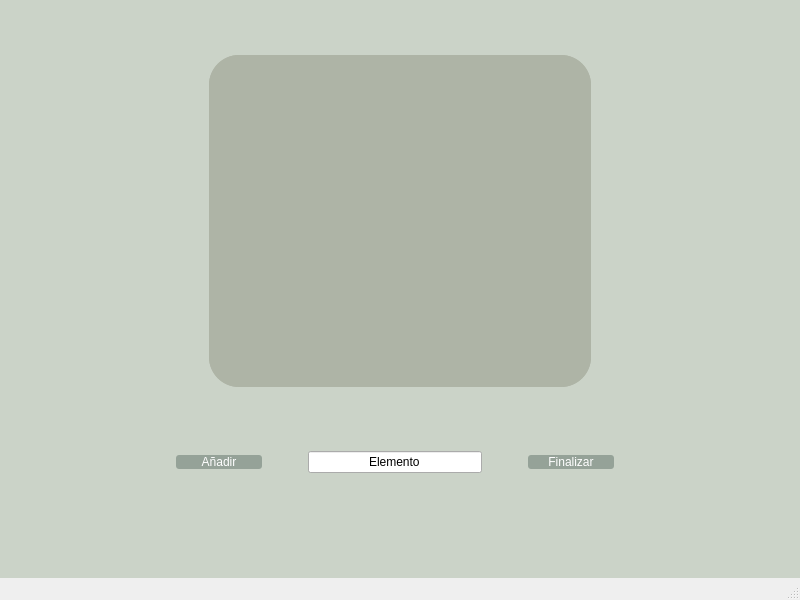
<?xml version="1.0" encoding="UTF-8"?>
<ui version="4.0">
 <class>conjuntoWindow</class>
 <widget class="QMainWindow" name="conjuntoWindow">
  <property name="geometry">
   <rect>
    <x>0</x>
    <y>0</y>
    <width>800</width>
    <height>600</height>
   </rect>
  </property>
  <property name="windowTitle">
   <string>MainWindow</string>
  </property>
  <property name="styleSheet">
   <string notr="true">#centralwidget{background: #CBD3C8;}

QPushButton{
	background-color: #95A298;
	color: white;
	font: 700 9pt &quot;Microsoft YaHei UI&quot;;
	border-width: 0px;
	border-radius: 3px;
}

QPushButton:hover{
	background-color: #758278;
}


QScrollArea{
	border-radius: 30px;
	background-color: #AEB4A6;
}

QAbstractScrollArea #scrollAreaWidgetContents{
	border-radius: 30px;
	background-color: #AEB4A6;
}

QLineEdit{
	color: black;
		font: 700 9pt &quot;Microsoft YaHei UI&quot;;
}</string>
  </property>
  <widget class="QWidget" name="centralwidget">
   <layout class="QVBoxLayout" name="verticalLayout">
    <item>
     <spacer name="verticalSpacer_3">
      <property name="orientation">
       <enum>Qt::Vertical</enum>
      </property>
      <property name="sizeType">
       <enum>QSizePolicy::Fixed</enum>
      </property>
      <property name="sizeHint" stdset="0">
       <size>
        <width>20</width>
        <height>46</height>
       </size>
      </property>
     </spacer>
    </item>
    <item>
     <layout class="QHBoxLayout" name="horizontalLayout_3">
      <property name="leftMargin">
       <number>0</number>
      </property>
      <property name="topMargin">
       <number>0</number>
      </property>
      <property name="rightMargin">
       <number>0</number>
      </property>
      <item>
       <spacer name="horizontalSpacer">
        <property name="orientation">
         <enum>Qt::Horizontal</enum>
        </property>
        <property name="sizeType">
         <enum>QSizePolicy::Fixed</enum>
        </property>
        <property name="sizeHint" stdset="0">
         <size>
          <width>200</width>
          <height>20</height>
         </size>
        </property>
       </spacer>
      </item>
      <item>
       <widget class="QScrollArea" name="scrollArea">
        <property name="widgetResizable">
         <bool>true</bool>
        </property>
        <widget class="QWidget" name="scrollAreaWidgetContents">
         <property name="geometry">
          <rect>
           <x>0</x>
           <y>0</y>
           <width>362</width>
           <height>274</height>
          </rect>
         </property>
        </widget>
       </widget>
      </item>
      <item>
       <spacer name="horizontalSpacer_2">
        <property name="orientation">
         <enum>Qt::Horizontal</enum>
        </property>
        <property name="sizeType">
         <enum>QSizePolicy::Fixed</enum>
        </property>
        <property name="sizeHint" stdset="0">
         <size>
          <width>200</width>
          <height>20</height>
         </size>
        </property>
       </spacer>
      </item>
     </layout>
    </item>
    <item>
     <spacer name="verticalSpacer">
      <property name="orientation">
       <enum>Qt::Vertical</enum>
      </property>
      <property name="sizeType">
       <enum>QSizePolicy::Fixed</enum>
      </property>
      <property name="sizeHint" stdset="0">
       <size>
        <width>20</width>
        <height>56</height>
       </size>
      </property>
     </spacer>
    </item>
    <item>
     <layout class="QHBoxLayout" name="horizontalLayout">
      <property name="leftMargin">
       <number>0</number>
      </property>
      <property name="topMargin">
       <number>0</number>
      </property>
      <property name="rightMargin">
       <number>0</number>
      </property>
      <property name="bottomMargin">
       <number>0</number>
      </property>
      <item>
       <spacer name="horizontalSpacer_3">
        <property name="orientation">
         <enum>Qt::Horizontal</enum>
        </property>
        <property name="sizeType">
         <enum>QSizePolicy::Fixed</enum>
        </property>
        <property name="sizeHint" stdset="0">
         <size>
          <width>167</width>
          <height>20</height>
         </size>
        </property>
       </spacer>
      </item>
      <item>
       <widget class="QPushButton" name="QBaddItem">
        <property name="sizePolicy">
         <sizepolicy hsizetype="Expanding" vsizetype="Fixed">
          <horstretch>0</horstretch>
          <verstretch>0</verstretch>
         </sizepolicy>
        </property>
        <property name="text">
         <string>Añadir</string>
        </property>
       </widget>
      </item>
      <item>
       <spacer name="horizontalSpacer_5">
        <property name="orientation">
         <enum>Qt::Horizontal</enum>
        </property>
        <property name="sizeType">
         <enum>QSizePolicy::Fixed</enum>
        </property>
        <property name="sizeHint" stdset="0">
         <size>
          <width>40</width>
          <height>27</height>
         </size>
        </property>
       </spacer>
      </item>
      <item>
       <widget class="QLineEdit" name="QInputItem">
        <property name="sizePolicy">
         <sizepolicy hsizetype="Fixed" vsizetype="Fixed">
          <horstretch>0</horstretch>
          <verstretch>0</verstretch>
         </sizepolicy>
        </property>
        <property name="minimumSize">
         <size>
          <width>174</width>
          <height>0</height>
         </size>
        </property>
        <property name="text">
         <string>Elemento</string>
        </property>
        <property name="alignment">
         <set>Qt::AlignCenter</set>
        </property>
       </widget>
      </item>
      <item>
       <spacer name="horizontalSpacer_6">
        <property name="orientation">
         <enum>Qt::Horizontal</enum>
        </property>
        <property name="sizeType">
         <enum>QSizePolicy::Fixed</enum>
        </property>
        <property name="sizeHint" stdset="0">
         <size>
          <width>40</width>
          <height>27</height>
         </size>
        </property>
       </spacer>
      </item>
      <item>
       <widget class="QPushButton" name="QBendList">
        <property name="sizePolicy">
         <sizepolicy hsizetype="Expanding" vsizetype="Fixed">
          <horstretch>0</horstretch>
          <verstretch>0</verstretch>
         </sizepolicy>
        </property>
        <property name="text">
         <string>Finalizar</string>
        </property>
       </widget>
      </item>
      <item>
       <spacer name="horizontalSpacer_4">
        <property name="orientation">
         <enum>Qt::Horizontal</enum>
        </property>
        <property name="sizeType">
         <enum>QSizePolicy::Fixed</enum>
        </property>
        <property name="sizeHint" stdset="0">
         <size>
          <width>177</width>
          <height>20</height>
         </size>
        </property>
       </spacer>
      </item>
     </layout>
    </item>
    <item>
     <spacer name="verticalSpacer_2">
      <property name="orientation">
       <enum>Qt::Vertical</enum>
      </property>
      <property name="sizeType">
       <enum>QSizePolicy::Fixed</enum>
      </property>
      <property name="sizeHint" stdset="0">
       <size>
        <width>20</width>
        <height>93</height>
       </size>
      </property>
     </spacer>
    </item>
   </layout>
  </widget>
  <widget class="QMenuBar" name="menubar">
   <property name="geometry">
    <rect>
     <x>0</x>
     <y>0</y>
     <width>800</width>
     <height>25</height>
    </rect>
   </property>
  </widget>
  <widget class="QStatusBar" name="statusbar"/>
 </widget>
 <resources/>
 <connections/>
</ui>
